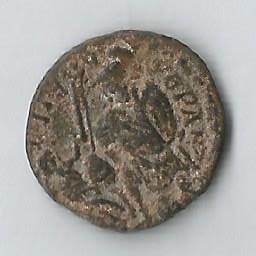
#> input picture _Scripts/Circle_detection/f.jpg, 256 x 256 px
$ python plot_regional_maxima.py
#> lines starting #> are read from the running program, lines starting #| are printed output that depends on the picture
"""
=========================
Filtering regional maxima
=========================

Here, we use morphological reconstruction to create a background image, which
we can subtract from the original image to isolate bright features (regional
maxima).

First we try reconstruction by dilation starting at the edges of the image. We
initialize a seed image to the minimum intensity of the image, and set its
border to be the pixel values in the original image. These maximal pixels will
get dilated in order to reconstruct the background image.

"""
import numpy as np
import matplotlib.pyplot as plt
import matplotlib.image as mpimg

from scipy.ndimage import gaussian_filter
from skimage import data
from skimage import img_as_float
from skimage.color import rgb2gray
from skimage.morphology import reconstruction


#plt.figure()
# Convert to float: Important for subtraction later which won't work with uint8
img = mpimg.imread('f.jpg')
#> img is the input picture: shape (256, 256, 3); mean R, G, B 154, 150.6, 145.2
#img = data.coins()
imag = rgb2gray(img)
image = img_as_float(imag)
#plt.imshow(image)
#plt.show()  # display it

image = gaussian_filter(image, 1)
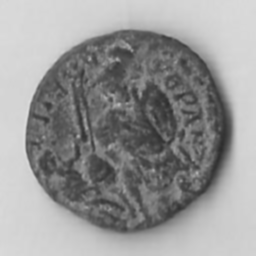
#> image: shape (256, 256) float64; min 0.174, max 0.861, mean 0.592

seed = np.copy(image)

#plt.imshow(seed)
#plt.show()  # display it

seed[1:-1, 1:-1] = image.min()
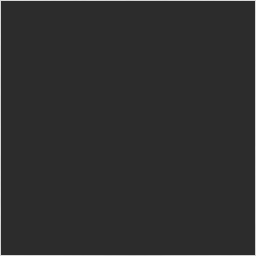
#> seed: shape (256, 256) float64; min 0.174, max 0.856, mean 0.184
mask = image

dilated = reconstruction(seed, mask, method='dilation')

######################################################################
# Subtracting the dilated image leaves an image with just the coins and a
# flat, black background, as shown below.

fig, (ax0, ax1, ax2) = plt.subplots(nrows=1,
                                    ncols=3,
                                    figsize=(8, 2.5),
                                    sharex=True,
                                    sharey=True)

ax0.imshow(image, cmap='gray')
ax0.set_title('original image')
ax0.axis('off')

ax1.imshow(dilated, vmin=image.min(), vmax=image.max(), cmap='gray')
ax1.set_title('dilated')
ax1.axis('off')

ax2.imshow(image - dilated, cmap='gray')
ax2.set_title('image - dilated')
ax2.axis('off')

fig.tight_layout()

######################################################################
# Although the features (i.e. the coins) are clearly isolated, the coins
# surrounded by a bright background in the original image are dimmer in the
# subtracted image. We can attempt to correct this using a different seed
# image.
#
# Instead of creating a seed image with maxima along the image border, we can
# use the features of the image itself to seed the reconstruction process.
# Here, the seed image is the original image minus a fixed value, ``h``.

h = 0.4
seed = image - h
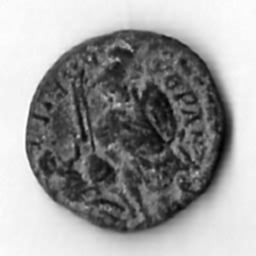
#> seed: shape (256, 256) float64; min -0.226, max 0.461, mean 0.192; drawn with min black and max white
dilated = reconstruction(seed, mask, method='dilation')
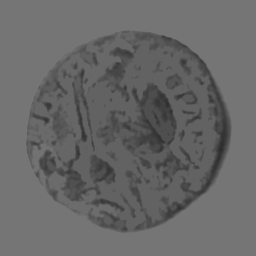
#> dilated: shape (256, 256) float64; min 0.174, max 0.461, mean 0.409
hdome = image - dilated
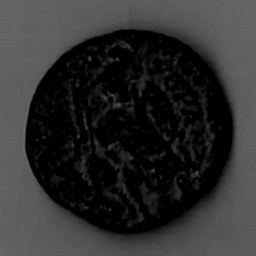
#> hdome: shape (256, 256) float64; min 0, max 0.4, mean 0.183

######################################################################
# To get a feel for the reconstruction process, we plot the intensity of the
# mask, seed, and dilated images along a slice of the image (indicated by red
# line).

fig, (ax0, ax1, ax2) = plt.subplots(nrows=1, ncols=3, figsize=(8, 2.5))
yslice = 197

ax0.plot(mask[yslice], '0.5', label='mask')
ax0.plot(seed[yslice], 'k', label='seed')
ax0.plot(dilated[yslice], 'r', label='dilated')
ax0.set_ylim(-0.2, 2)
ax0.set_title('image slice')
ax0.set_xticks([])
ax0.legend()

ax1.imshow(dilated, vmin=image.min(), vmax=image.max(), cmap='gray')
ax1.axhline(yslice, color='r', alpha=0.4)
ax1.set_title('dilated')
ax1.axis('off')

ax2.imshow(hdome, cmap='gray')
ax2.axhline(yslice, color='r', alpha=0.4)
ax2.set_title('image - dilated')
ax2.axis('off')

fig.tight_layout()
plt.show()
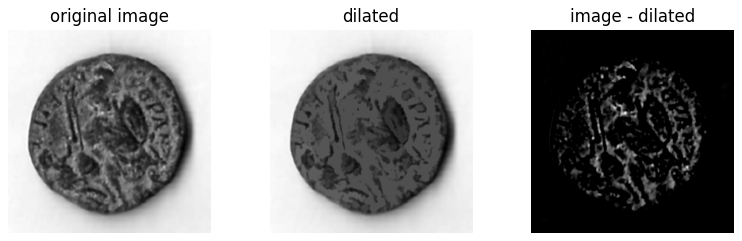
#> figure drawn by matplotlib, 3 panels
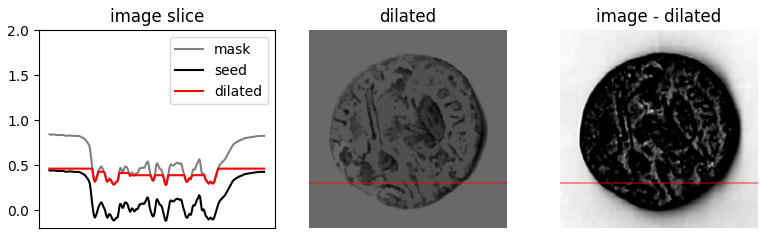
#> figure drawn by matplotlib, 3 panels
######################################################################
# As you can see in the image slice, each coin is given a different baseline
# intensity in the reconstructed image; this is because we used the local
# intensity (shifted by ``h``) as a seed value. As a result, the coins in the
# subtracted image have similar pixel intensities. The final result is known
# as the h-dome of an image since this tends to isolate regional maxima of
# height ``h``. This operation is particularly useful when your images are
# unevenly illuminated.

$ run again, with _Scripts/Circle_detection/12.jpg copied over _Scripts/Circle_detection/f.jpg
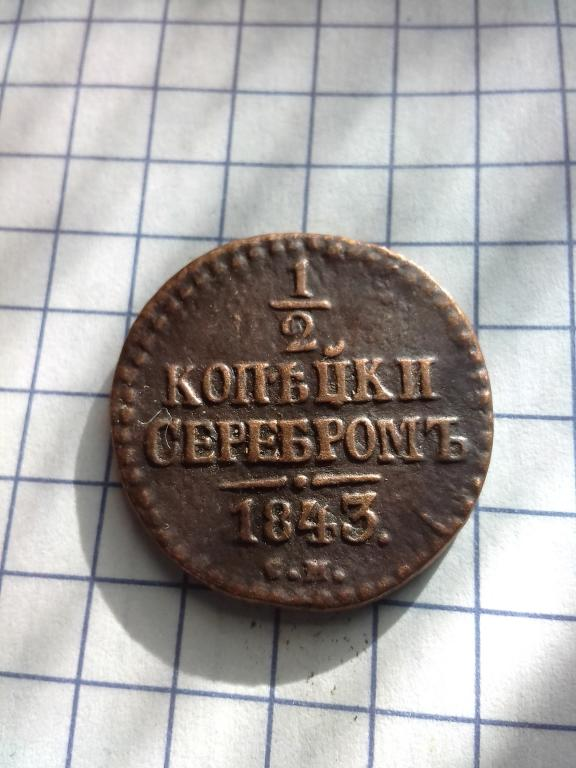
#> input picture _Scripts/Circle_detection/12.jpg, 576 x 768 px
#> img is the input picture: shape (768, 576, 3); mean R, G, B 166.4, 162.6, 160.9
#> `hdome = image - dilated`:
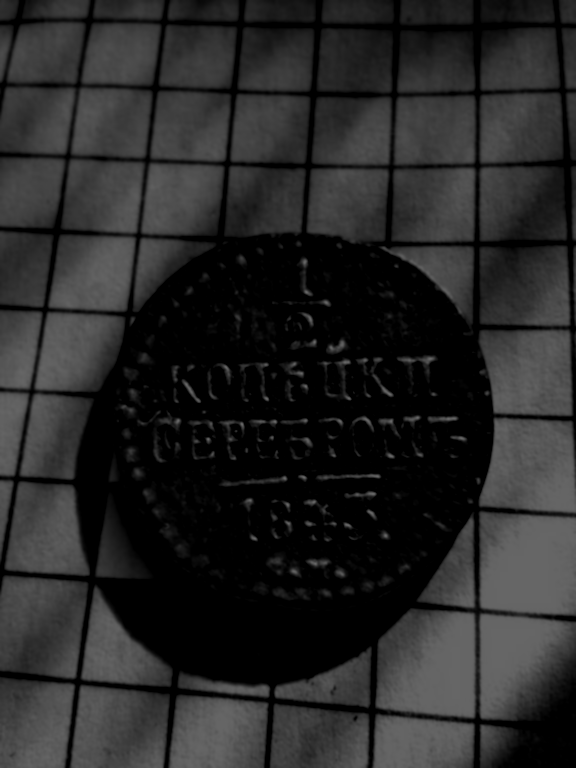
#> hdome: shape (768, 576) float64; min 0, max 0.4, mean 0.155
#> `plt.show()`:
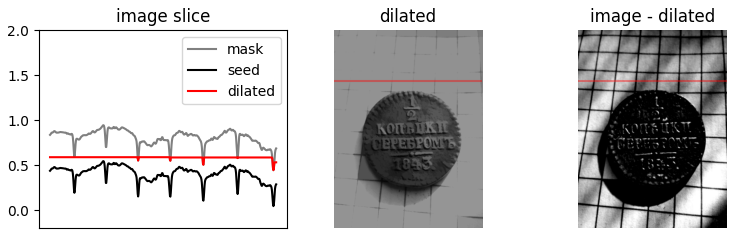
#> figure drawn by matplotlib, 3 panels
